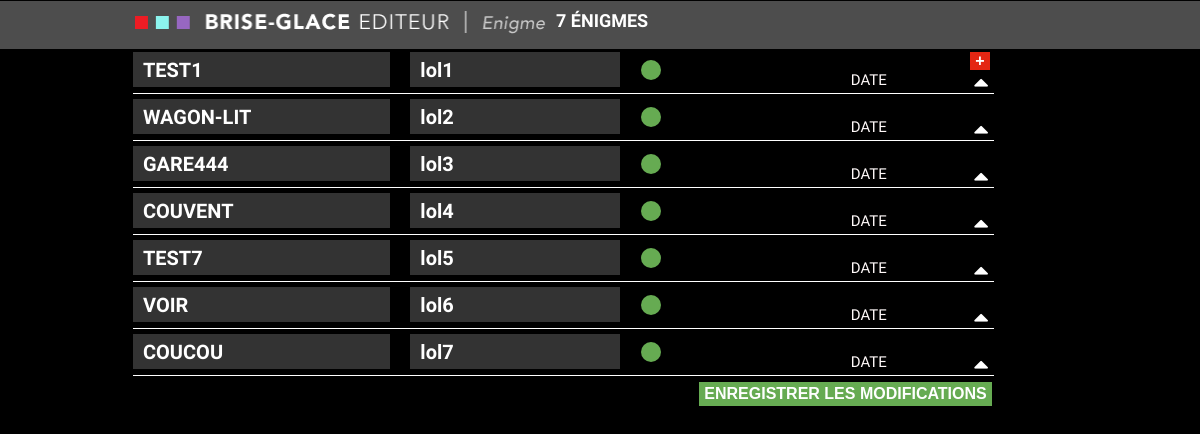
The page / on the database its author committed.
### tables this page shows
CREATE TABLE IF NOT EXISTS `enigme` (
  `id` int(255) NOT NULL,
  `mot` varchar(50) NOT NULL,
  `theme` varchar(50) NOT NULL,
  `image0` varchar(200) NOT NULL,
  `imgcrop0` varchar(50) NOT NULL,
  `auteur0` varchar(50) NOT NULL,
  `date0` varchar(50) NOT NULL,
  `indice1` varchar(50) NOT NULL,
  `image1` varchar(200) NOT NULL,
  `imgcrop1` varchar(50) NOT NULL,
  `auteur1` varchar(50) NOT NULL,
  `date1` varchar(50) NOT NULL,
  `indice2` varchar(50) NOT NULL,
  `image2` varchar(200) NOT NULL,
  `imgcrop2` varchar(50) NOT NULL,
  `auteur2` varchar(50) NOT NULL,
  `date2` varchar(50) NOT NULL,
  `indice3` varchar(50) NOT NULL,
  `image3` varchar(200) NOT NULL,
  `imgcrop3` varchar(50) NOT NULL,
  `auteur3` varchar(50) NOT NULL,
  `date3` varchar(50) NOT NULL,
  `recompense` varchar(50) NOT NULL,
  `image4` varchar(200) NOT NULL,
  `imgcrop4` varchar(50) NOT NULL,
  `auteur4` varchar(50) NOT NULL,
  `date4` varchar(50) NOT NULL,
  `legende` text NOT NULL,
  PRIMARY KEY (`id`),
  UNIQUE KEY `id` (`id`),
  UNIQUE KEY `id_2` (`id`)
);

### script/front/old.php (the view, shortened to what this page needs)
<form  action="?" method="POST">
<?php
try
{
  $bdd = new PDO('mysql:host=localhost;dbname=formulaire;charset=utf8', 'root', 'root');
}
catch (Exception $e)
{
  die('Erreur : ' . $e->getMessage());
}
$reponse = $bdd->query("SELECT * FROM enigme ORDER BY id");
$result = $bdd->query("SELECT id FROM enigme");
if (empty($result->fetch()))
{
  ?>
  <input type="submit" class="_button _button-2" name="plus" id="plus" value="+"/>
  <?php
}
else
{
$i = 0;
while ($donnees = $reponse->fetch())
{
?>
          <input type="submit" class="_button _button-2" name="plus" id="plus" value="+"/>
          <input class="_input _input-2" type="text" name="sqlmot<?php echo $i?>" id="sqlmot<?php echo $i?>" value="<?php if (isset($_POST['sqlmot' . $i])){echo $_POST['sqlmot' . $i];} else {echo $donnees['mot'];} ?>" spellcheck="true">
          <input class="_input _input-3" type="text" id="sqltheme<?php echo $i?>" name="sqltheme<?php echo $i?>" value="<?php if (isset($_POST['sqltheme' . $i])){echo $_POST['sqltheme' . $i];} else {echo $donnees['theme'];} ?>" spellcheck="true">
          <div class="element element-4" id="sqldivmot<?php echo $i?>" spellcheck="true"></div>
          <p class="text text-2"><strong>DATE</strong></p>
          <i class="_button _button-3 first-arrow fa fa-caret-up" style="font-size:24px;color:white"></i>
          <div class="element element-5" ></div>
  <?php
  $i++;
  }
  ?>
<input class="_button _button-5" type="submit"name="update" id="update" value="Enregistrer les modifications"/>
<?php
}
?>
</form>

### index.php (shortened to what this page needs)
  <!doctype html>
  <html>
  <head>
      <link rel="stylesheet" href="css/jquery.Jcrop.css" type="text/css" />
      <link rel="stylesheet" href="https://cdnjs.cloudflare.com/ajax/libs/font-awesome/4.7.0/css/font-awesome.min.css">
      <link rel="stylesheet" href="css/standardize.css">
      <link rel="stylesheet" href="css/index-grid.css">
      <link rel="stylesheet" href="css/index.css">
  </head>
  <body class="body page-index clearfix">
<?php
try
{
  $bdd = new PDO('mysql:host=localhost;dbname=formulaire;charset=utf8', 'root', 'root');
}
catch (Exception $e)
{
  die('Erreur : ' . $e->getMessage());
}
$query = $bdd->query('SELECT MAX(id) AS maxval FROM enigme');
$max_row = $query->fetch(PDO::FETCH_ASSOC);
$max = $max_row['maxval'] + 1;
?>
    <div class="element element-2"></div>
    <img class="image image-1" src="images/1.png">
    <p class="_input _input-1"><?php echo $max ?> énigmes</p>
<?php
  require('script/front/old.php');
  ?>
</body>
</html>

### css/standardize.css (style rules this page uses)
html { font-family: sans-serif; -webkit-text-size-adjust: 100%; -ms-text-size-adjust: 100%; min-height: 100%; }
body { margin: 0; }
b, strong { font-weight: bold; }
img { border: 0; }
button, input, select, textarea { font-family: inherit; font-size: 100%; font-weight: inherit; margin: 0; padding: 0; }
button, input { line-height: normal; }
button, html input[type="button"], input[type="reset"], input[type="submit"] { -webkit-appearance: button; cursor: pointer; }
html, body, div, span, applet, object, iframe, h1, h2, h3, h4, h5, h6, p, blockquote, pre, a, abbr, acronym, address, big, cite, code, del, dfn, em, font, img, ins, kbd, q, s, samp, small, strike, strong, sub, sup, tt, var, dl, dt, dd, ol, ul, li, fieldset, form, label, legend, table, caption, tbody, tfoot, thead, tr, th, td { margin: 0; padding: 0; border: 0; outline: 0; font-weight: inherit; font-style: inherit; font-size: 100%; font-family: inherit; vertical-align: baseline; }
body { line-height: 1; color: black; background: white; }
button, input, fieldset, textarea, select { font-size: inherit; color: inherit; border: none; border-radius: 0; }
img { width: 100%; height: auto; }
.clearfix:before, .clearfix:after { content: ""; display: table; }
.clearfix:after { clear: both; }
.clearfix { *zoom: 1; }
* { -moz-box-sizing: border-box; box-sizing: border-box; }

### css/index.css (style rules this page uses)
body { background-color: rgb(0, 0, 0); font: 700 1.5em/1.38 Helvetica; color: rgb(0, 0, 0); }
.image { display: block; height: auto; overflow: hidden; }
.text { position: relative; float: left; color: rgb(0, 0, 0); }
._button { display: block; text-align: center; }
._input { display: block; font-family: 'Quattrocento Sans'; color: rgb(255, 255, 255); }
.element-2 { position: relative; float: left; clear: both; z-index: 34; width: 100%; height: 46px; margin: 1px 0 0 -0.75%; background-color: rgba(249, 249, 249, 0); }
.element-4 { position: relative; float: left; z-index: 33; width: 20px; height: 20px; margin: 13px 0 0 1.73438%; border-radius: 100px; background-color: rgb(228, 38, 19); }
.element-5 { position: relative; float: left; clear: both; z-index: 7; width: 71.75%; height: 1px; margin: 1px 0 0 11.08073%; background-color: rgb(255, 255, 255); }
.image-1 { position: fixed; top: 1px; left: 10.5%; z-index: 37; width: 425px; }
.text-2 { z-index: 19; width: 8.25%; min-height: 15px; margin: 22px 0 0 15.79948%; font-family: Oswald; font-size: 0.667em; font-weight: 400; }
._button-2 { position: absolute; top: 52px; right: 17.5026041666%; z-index: 8; width: 20px; height: 18px; background-color: rgb(228, 38, 19); font-size: 0.667em; color: rgb(255, 255, 255); }
._button-3 { position: relative; float: right; z-index: 29; width: 2.6666666666%; height: 23px; margin: 22px 16.91797% 0 0; background-color: rgba(222, 222, 222, 0); font-size: 0.667em; font-weight: 400; color: rgb(0, 0, 0); }
._button-5 { position: relative; float: right; clear: both; z-index: 31; width: 24.4166666666%; height: 24px; margin: 6px 17.33073% 0 0; background-color: rgb(102, 171, 82); font-family: Arial; font-size: 0.667em; text-transform: uppercase; color: rgb(255, 255, 255); }
._input-1 { position: fixed; top: 9px; left: 46.3333333333%; z-index: 36; width: 22.1666666666%; height: 32px; background-color: rgb(77, 77, 77); font-size: 0.75em; text-transform: uppercase; }
._input-2 { position: relative; float: left; clear: both; z-index: 21; width: 21.4166666666%; height: 35px; margin: 5px 0 0 11.08073%; padding: 0 10px; background-color: rgb(51, 51, 51); font-size: 0.833em; text-transform: uppercase; }
._input-3 { position: relative; float: left; z-index: 26; width: 17.5%; height: 35px; margin: 5px 0 0 1.69922%; padding: 0 10px; background-color: rgb(51, 51, 51); font-size: 0.833em; }
.text strong { border-top-width: 0; border-right-width: 0; border-bottom-width: 0; border-left-width: 0; border-color: transparent; border-style: none; border-top-left-radius: 0; border-top-right-radius: 0; border-bottom-right-radius: 0; border-bottom-left-radius: 0; text-transform: inherit; text-decoration: inherit; letter-spacing: inherit; word-spacing: inherit; opacity: 1; word-break: normal; word-wrap: normal; white-space: normal; }
.text-2 strong { background-color: transparent; font-family: 'Open Sans Condensed'; font-style: normal; font-size: 0.938em; font-weight: 300; color: #fff9f9; }

### rows shown on the page
enigme: mot "test1", theme "lol1"
enigme: mot "Wagon-Lit", theme "lol2"
enigme: mot "gare444", theme "lol3"
enigme: mot "Couvent", theme "lol4"
enigme: mot "test7", theme "lol5"
enigme: mot "voir", theme "lol6"
enigme: mot "coucou", theme "lol7"

### other values the page prints
$max "7"
